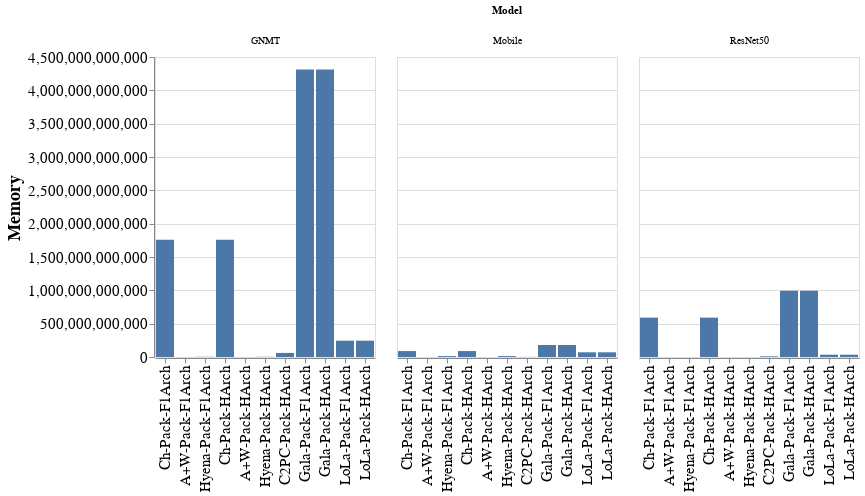

Here is the notebook cell this chart was saved with:
### Markdown cell above
# Other Metrics

### Code cell
temp_dd = []
SCALE = 1e9

# for cnn_name, data in [("ResNet50",data_resnet), ("Mobile",data_mobile), ("GNMT",data_gnmt),("ResNet20",data_resnet20)]:
for cnn_name, data in [("ResNet50",data_resnet), ("Mobile",data_mobile), ("GNMT",data_gnmt)]:
    for model in data:
        if 'ngraph' in model[0]:
            continue
        if 'plus' in model[0]:
            continue
#         if 'hyena' not in model[2]:
#             continue
#         if 'hyena' not in model[0] and 'lion' not in model[0]:
#             continue
        for layer in data[model]:
            if 'FC' in data[model][layer]['Layer']:
                continue
            temp_dd.append([
                cnn_name,
                replace_strings["_".join(model[:-1])],
                data[model][layer]['Layer'],
                int(data[model][layer]['Chiplet']['Memory'])
            ])
                        
df_dd = pd.DataFrame(temp_dd, columns=['Model', 'Config', 'Layer', 'Memory'])
# df_l = df_temp[df_temp['Layer'] == 'CONV 2 1 2']
# df_l = df_temp[df_temp['Layer'] == 'CONV 2 1 Residual']
dd = df_dd.groupby(['Model', 'Config']).sum().reset_index()


alt.Chart(dd).mark_bar().encode(
    x=alt.X('Config', axis=alt.Axis(title=None), sort=order_string),
    y=alt.Y('Memory'),
    column=alt.Column('Model')
).configure_axis(
    labelFontSize=15,
    titleFontSize=18
).configure_legend(
    labelFontSize=15,
    titleFontSize=18
).display()

print(df_dd.groupby(['Model', 'Config']).sum().reset_index())

### Figure 1 — Vega-Lite specification as saved in the notebook (floating-point values rounded to 4 significant figures)
{"config": {"view": {"continuousWidth": 400, "continuousHeight": 300}, "axis": {"labelFontSize": 15, "titleFontSize": 18}, "legend": {"labelFontSize": 15, "titleFontSize": 18}}, "data": {"name": "data-ca9baa9d581d0e34f184550d29f9d1bc"}, "mark": "bar", "encoding": {"column": {"field": "Model", "type": "nominal"}, "x": {"axis": {"title": null}, "field": "Config", "sort": ["Ch-Pack-F1Arch", "GA-Pack-F1ArchA-Pack-F1Arch", "A+W-Pack-F1Arch", "Hyena-Pack-F1Arch", "Ch-Pack-HArch", "A-Pack-HArch", "A+W-Pack-HArch", "Hyena-Pack-HArch"], "type": "nominal"}, "y": {"field": "Memory", "type": "quantitative"}}, "$schema": "https://vega.github.io/schema/vega-lite/v4.17.0.json", "datasets": {"data-ca9baa9d581d0e34f184550d29f9d1bc": [{"Model": "GNMT", "Config": "A+W-Pack-F1Arch", "Memory": 508751872}, {"Model": "GNMT", "Config": "A+W-Pack-HArch", "Memory": 508751872}, {"Model": "GNMT", "Config": "C2PC-Pack-HArch", "Memory": 61122543616}, {"Model": "GNMT", "Config": "Ch-Pack-F1Arch", "Memory": 1759915278336}, {"Model": "GNMT", "Config": "Ch-Pack-HArch", "Memory": 1759915278336}, {"Model": "GNMT", "Config": "Gala-Pack-F1Arch", "Memory": 4312602247168}, {"Model": "GNMT", "Config": "Gala-Pack-HArch", "Memory": 4312602247168}, {"Model": "GNMT", "Config": "Hyena-Pack-F1Arch", "Memory": 3065741312}, {"Model": "GNMT", "Config": "Hyena-Pack-HArch", "Memory": 3065741312}, {"Model": "GNMT", "Config": "LoLa-Pack-F1Arch", "Memory": 244841447424}, {"Model": "GNMT", "Config": "LoLa-Pack-HArch", "Memory": 244841447424}, {"Model": "Mobile", "Config": "A+W-Pack-F1Arch", "Memory": 339528704}, {"Model": "Mobile", "Config": "A+W-Pack-HArch", "Memory": 339528704}, {"Model": "Mobile", "Config": "C2PC-Pack-HArch", "Memory": 1509480448}, {"Model": "Mobile", "Config": "Ch-Pack-F1Arch", "Memory": 89008173056}, {"Model": "Mobile", "Config": "Ch-Pack-HArch", "Memory": 89008173056}, {"Model": "Mobile", "Config": "Gala-Pack-F1Arch", "Memory": 179853559808}, {"Model": "Mobile", "Config": "Gala-Pack-HArch", "Memory": 179853559808}, {"Model": "Mobile", "Config": "Hyena-Pack-F1Arch", "Memory": 13505229824}, {"Model": "Mobile", "Config": "Hyena-Pack-HArch", "Memory": 13505229824}, {"Model": "Mobile", "Config": "LoLa-Pack-F1Arch", "Memory": 70425006080}, {"Model": "Mobile", "Config": "LoLa-Pack-HArch", "Memory": 70425006080}, {"Model": "ResNet50", "Config": "A+W-Pack-F1Arch", "Memory": 289366016}, {"Model": "ResNet50", "Config": "A+W-Pack-HArch", "Memory": 289366016}, {"Model": "ResNet50", "Config": "C2PC-Pack-HArch", "Memory": 9911261184}, {"Model": "ResNet50", "Config": "Ch-Pack-F1Arch", "Memory": 590446956544}, {"Model": "ResNet50", "Config": "Ch-Pack-HArch", "Memory": 590446956544}, {"Model": "ResNet50", "Config": "Gala-Pack-F1Arch", "Memory": 992969385984}, {"Model": "ResNet50", "Config": "Gala-Pack-HArch", "Memory": 992969385984}, {"Model": "ResNet50", "Config": "Hyena-Pack-F1Arch", "Memory": 466014208}, {"Model": "ResNet50", "Config": "Hyena-Pack-HArch", "Memory": 466014208}, {"Model": "ResNet50", "Config": "LoLa-Pack-F1Arch", "Memory": 34412507136}, {"Model": "ResNet50", "Config": "LoLa-Pack-HArch", "Memory": 34412507136}]}}
